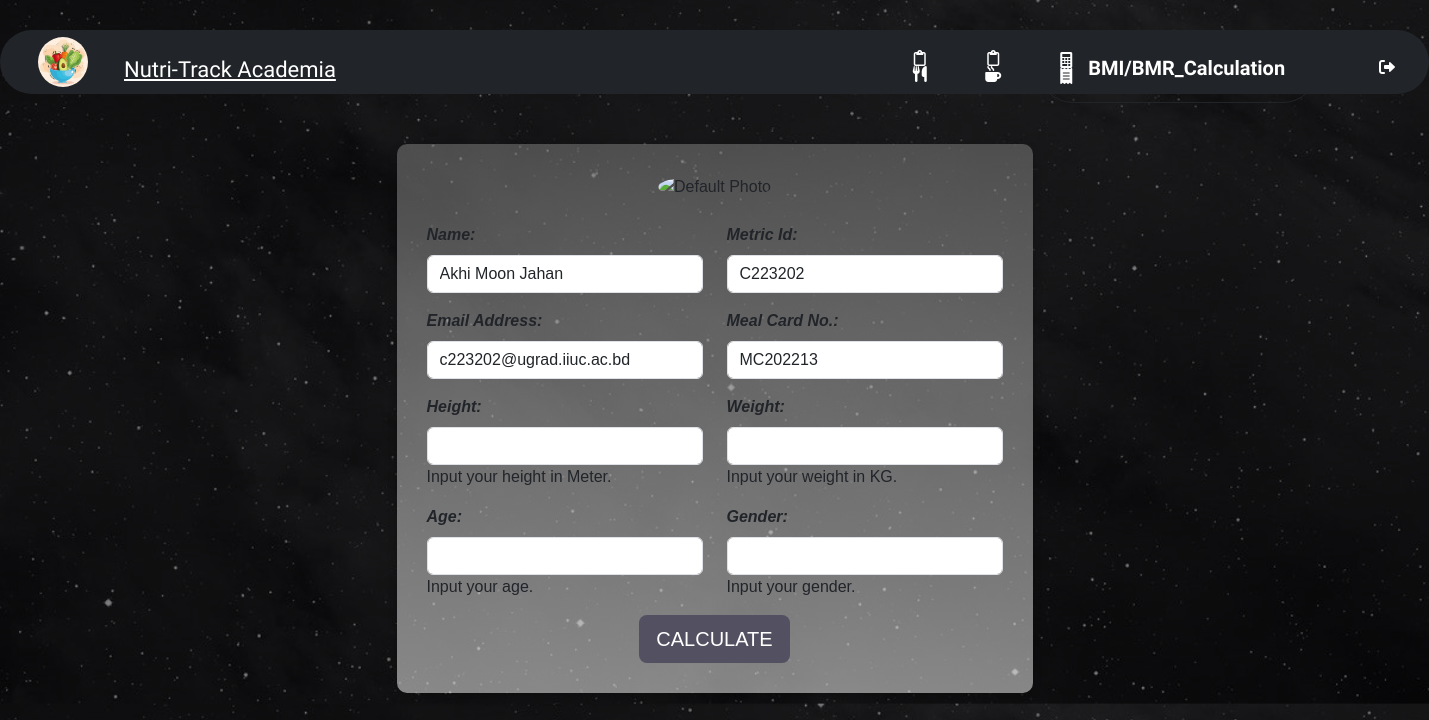
/nutri_track/bmi_bmr.php (signed in), run on the app's committed database.
### tables this page shows
CREATE TABLE `stu_info` (
  `student_id` varchar(100) NOT NULL,
  `stu_name` varchar(100) NOT NULL,
  `email` varchar(255) NOT NULL,
  `password` varchar(255) NOT NULL,
  `department` varchar(100) NOT NULL,
  `semester` int(11) NOT NULL,
  `varsity_pin` varchar(12) NOT NULL,
  `meal_cn` varchar(8) DEFAULT NULL
);

### nutri_track/bmi_bmr.php (the view, shortened to what this page needs)
<?php
$connection = mysqli_connect("localhost", "root", "", "nutri_track");
$meal_cn = $_SESSION['meal_cn'];
$query = "SELECT * FROM stu_info WHERE meal_cn = ?";
$stmt = $connection->prepare($query);
$stmt->bind_param("s", $meal_cn);
$stmt->execute();
$result = $stmt->get_result();
if ($result && $result->num_rows > 0) {
    $row = $result->fetch_assoc();
} else {
    die("Student information not found.");
}
?>
<!DOCTYPE html>
<html lang="en">
<head>
    <link href="bootstrap/css/bootstrap.min.css" rel="stylesheet">
    <link rel="stylesheet" href="https://cdnjs.cloudflare.com/ajax/libs/font-awesome/6.0.0-beta3/css/all.min.css">
</head>
<body>
    <nav class="navbar navbar-expand-lg navbar-dark bg-dark">
        <div class="container-fluid">
            <a class="navbar-brand d-flex align-items-center" href="#">
                <img id="ntac_logo" src="images/ntac_logo.jpeg" alt="Logo">
                <h3><a href="home.php">Nutri-Track Academia</a></h3>
            </a>
            <div class="collapse navbar-collapse" id="navbarNav">
                <ul class="navbar-nav ms-auto navbar-icons">
                     <li class="navbar-icon">
                        <a href="meal_menu.php" class="btn btn-dark"> <i class="fa-regular fa-clipboard"><i class="fa-solid fa-utensils"></i></i><span>MealMenu</span></a>
                    </li>
                    <li class="navbar-icon">
                        <a href="drinks_menu.php" class="btn btn-dark"> <i class="fa-regular fa-clipboard"><i class="fa-solid fa-mug-hot"></i></i><span>DrinksMenu</span></a>
                    </li>
                    <li class="navbar-icon active">
                        <a href="#" class="btn btn-dark"> <i class="fa-solid fa-calculator"><i class="fa-solid fa-receipt"></i></i><span>BMI/BMR_Calculation</span></a>
                    </li>
                    <li class="nav-item navbar-icon">
                        <a href="stu_sign_log.php" class="nav-link text-white"><i class="fas fa-sign-out-alt"></i> <span>Logout</span></a>
                    </li>
                </ul>
            </div>
        </div>
    </nav>
    <div class="container md-5">
        <div class="row justify-content-center">
            <div class="col-lg-6 col-md-8">
                <div class="wrapper">
                    <form action="#" method="post" enctype="multipart/form-data">
                        <div class="text-center mb-4">
                            <?php if (!empty($row['profile_photo'])): ?>
                                <img src="images/profile_photos/<?php echo htmlspecialchars($row['profile_photo']); ?>" class="img-fluid rounded-circle" alt="Profile Photo" style="width: 150px;">
                            <?php else: ?>
                                <img src="images/profile_photos/non_profile.jpeg" class="img-fluid rounded-circle" alt="Default Photo" style="width: 150px;">
                            <?php endif; ?>
                        </div>
                        <div class="row mb-7">
                        <div class="col-md-6 mb-3">
                            <label for="stu_name" class="form-label">Name:</label>
                            <input type="text" class="form-control" name="stu_name" id="stu_name" value="<?php echo htmlspecialchars($row['stu_name']); ?>" required>
                        </div>
                         <div class="col-md-6 mb-3">
                            <label for="student_id" class="form-label">Metric Id:</label>
                            <input type="text" class="form-control" name="student_id" id="student_id" value="<?php echo htmlspecialchars($row['student_id']); ?>" required>
                        </div>
                        </div>
                        <div class="row mb-7">
                        <div class="col-md-6 mb-3">
                            <label for="email" class="form-label">Email Address:</label>
                            <input type="email" class="form-control" name="email" id="email" value="<?php echo htmlspecialchars($row['email']); ?>" required>
                        </div>
                        <div class="col-md-6 mb-3">
                            <label for="meal_cn" class="form-label">Meal Card No.:</label>
                            <input type="text" class="form-control" name="meal_cn" id="meal_cn" value="<?php echo htmlspecialchars($row['meal_cn']); ?>" required>
                        </div>
                        </div>
                        <div class="row mb-7">
                        <div class="col-md-6 mb-3">
                            <label for="height" class="form-label">Height:</label>
                           <input type="number" id="height" name="height" class="form-control">
                           <div class="form-feedback">Input your height in Meter.</div>
                        </div>
                        <div class="col-md-6 mb-3">
                            <label for="weight" class="form-label">Weight:</label>
                           <input type="number" id="weight" name="weight" class="form-control">
                           <div class="form-feedback">Input your weight in KG.</div>
                        </div>
                        </div>
                        <div class="row mb-7">
                        <div class="col-md-6 mb-3">
                            <label for="age" class="form-label">Age:</label>
                           <input type="number" id="age" name="age" class="form-control">
                           <div class="form-feedback">Input your age.</div>
                        </div>
                        <div class="col-md-6 mb-3">
                            <label for="gender" class="form-label">Gender:</label>
                           <input type="text" id="gender" name="gender" class="form-control">
                           <div class="form-feedback">Input your gender.</div>
                        </div>
                        </div>
                        <div class="text-center">
                            <input type="submit" class="btn btn-custom btn-lg" value="CALCULATE">
                        </div>
                    </form>
                </div>
            </div>
        </div>
    </div>
</body>
</html>

### nutri_track/bmi_bmr.php (style rules this page uses)
body { background-image: linear-gradient(rgba(0, 0, 0, 0.5), rgba(0, 0, 0, 0.5)), url('images/edit.jpeg'); background-size: cover; background-position: center; font-family: 'Montserrat', sans-serif; }
.wrapper { background: linear-gradient(rgba(135, 134, 134, 0.5), rgba(255, 255, 255, 0.5)); border-radius: 10px; padding: 30px; box-shadow: 0 4px 10px rgba(0, 0, 0, 0.2); margin-top: 50px; }
.btn-custom { background-color: #535062; color: #fff; }
.navbar { display: flex; align-items: center; height: 4rem; padding: 1rem; margin-top:30px; width: 100%; background-color: rgba(48, 48, 46, 0.9); border: 1px solid var(--white); border-radius: 50px; box-shadow: var(--shadow-black); font-family: "Sofia", sans-serif; }
.navbar-icons { flex: 1; display: flex; align-items: center; justify-content: space-around; }
.navbar-icon { flex: 20%; display: flex; align-items: center; justify-content: space-evenly; text-decoration: none; cursor: pointer; border-radius: 35px; padding: 1.1rem 2rem 1.1rem 1.3rem; color: white; }
.navbar-icon i { font-size: 1rem; color: var(--green-dark); }
.navbar-icon a span { opacity: 0; font-size: 1rem; font-weight: 600; color: var(--green); margin-left: -8rem; transition: opacity 0.1s ease, margin-left 0.5s ease; font-family: "Sofia", sans-serif; }
.active.navbar-icon a { display: flex; align-items: center; border-radius: 35px; width: auto; background-color: var(--green-light-opacity); padding: 1.1rem 2rem 1.1rem 1.3rem; }
.active.navbar-icon i { color: var(--green); }
.active.navbar-icon span { opacity: 1; font-size: 20px; margin-left: 1rem; font-family: "Sofia", sans-serif; }
#ntac_logo { height: 50px; width:50px; clip-path: circle(); margin-right: 20px; margin-left: 10px; }
.navbar h3 a { font-size: 22px; font-family: "Sofia", sans-serif; color:#ffffff; margin-top: 10px; width: 220px; }
#navbarNav { margin-left:500px; width:1000px; margin-bottom: -12px; }
.mb-3 label { font-weight: bold; font-style: italic; }

### data on the page
stu_info: stu_name "Akhi Moon Jahan", student_id "C223202", email "c223202@ugrad.iiuc.ac.bd", meal_cn "MC202213"
